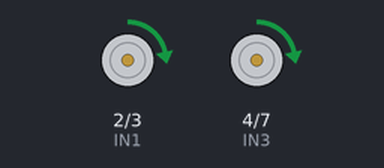
Bench run of a sketch on a simulated Arduino Uno, built with avr-gcc and run on an emulated ATmega328P. On the bench: motor-driver pin pairs drawn as motors (green arrow = first pin HIGH = forward, orange = second pin HIGH = backward, longer = more drive, scaled by the enable pin).

Above: at 0.1 s.
At 30.1 s:
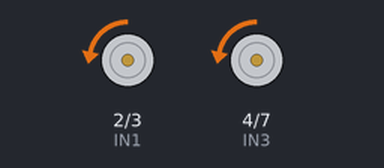
At 93.1 s:
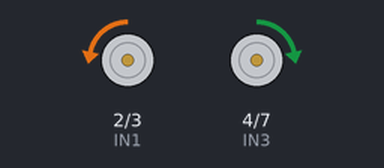
At 126.1 s:
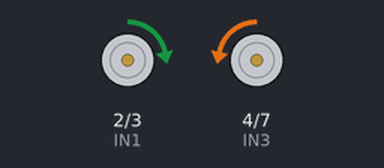
Timing chart, 0 to 130.0 s (numbered marks = the images above):
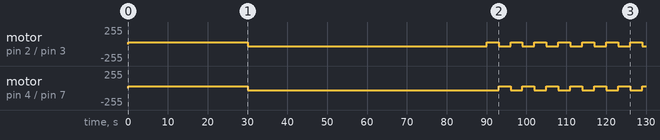

The sketch:

4DC_Motors.ino
```cpp
const int ENA = 5;
const int IN1 = 2;
const int IN2 = 3;


const int ENB = 6;
const int IN3 = 4;
const int IN4 = 7;

void setup()
{
  pinMode(ENA, OUTPUT);
  pinMode(IN1, OUTPUT);
  pinMode(IN2, OUTPUT);

  pinMode(ENB, OUTPUT);
  pinMode(IN3, OUTPUT);
  pinMode(IN4, OUTPUT);


  analogWrite(ENA, 30);
  analogWrite(ENB, 30);
}

void loop()
{

  // =========================
  digitalWrite(IN1, HIGH);
  digitalWrite(IN2, LOW);

  digitalWrite(IN3, HIGH);
  digitalWrite(IN4, LOW);

  delay(30000);


  // =========================
  digitalWrite(IN1, LOW);
  digitalWrite(IN2, HIGH);

  digitalWrite(IN3, LOW);
  digitalWrite(IN4, HIGH);

  delay(60000);

  // =========================


  unsigned long startTime = millis();

  while (millis() - startTime < 60000)
  {

    digitalWrite(IN1, HIGH);
    digitalWrite(IN2, LOW);

    digitalWrite(IN3, LOW);
    digitalWrite(IN4, HIGH);

    delay(3000);


    digitalWrite(IN1, LOW);
    digitalWrite(IN2, HIGH);

    digitalWrite(IN3, HIGH);
    digitalWrite(IN4, LOW);

    delay(3000);
  }


  digitalWrite(IN1, LOW);
  digitalWrite(IN2, LOW);
  digitalWrite(IN3, LOW);
  digitalWrite(IN4, LOW);

  while (true)
  {

  }
}
```

Measured:
- by itself, motor on pin 4 (IN3) / pin 7 (IN4): goes forward 30/255 30.0 s, backward 30/255 63.0 s, 6 × (forward 30/255 3.0 s, backward 30/255 3.0 s), then forward 30/255
- by itself, motor on pin 2 (IN1) / pin 3 (IN2): goes forward 30/255 30.0 s, backward 30/255 60.0 s, 6 × (forward 30/255 3.0 s, backward 30/255 3.0 s), forward 30/255 3.0 s, then backward 30/255
